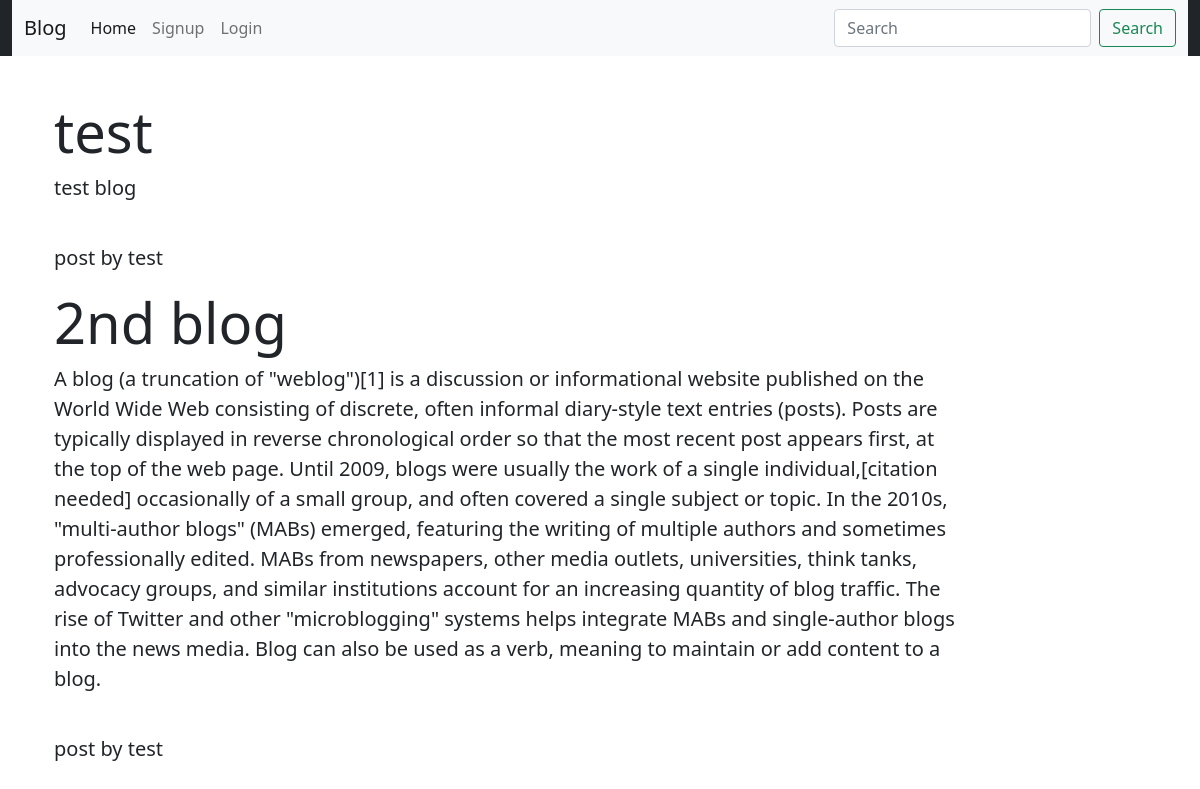
Before: / with the older database file.
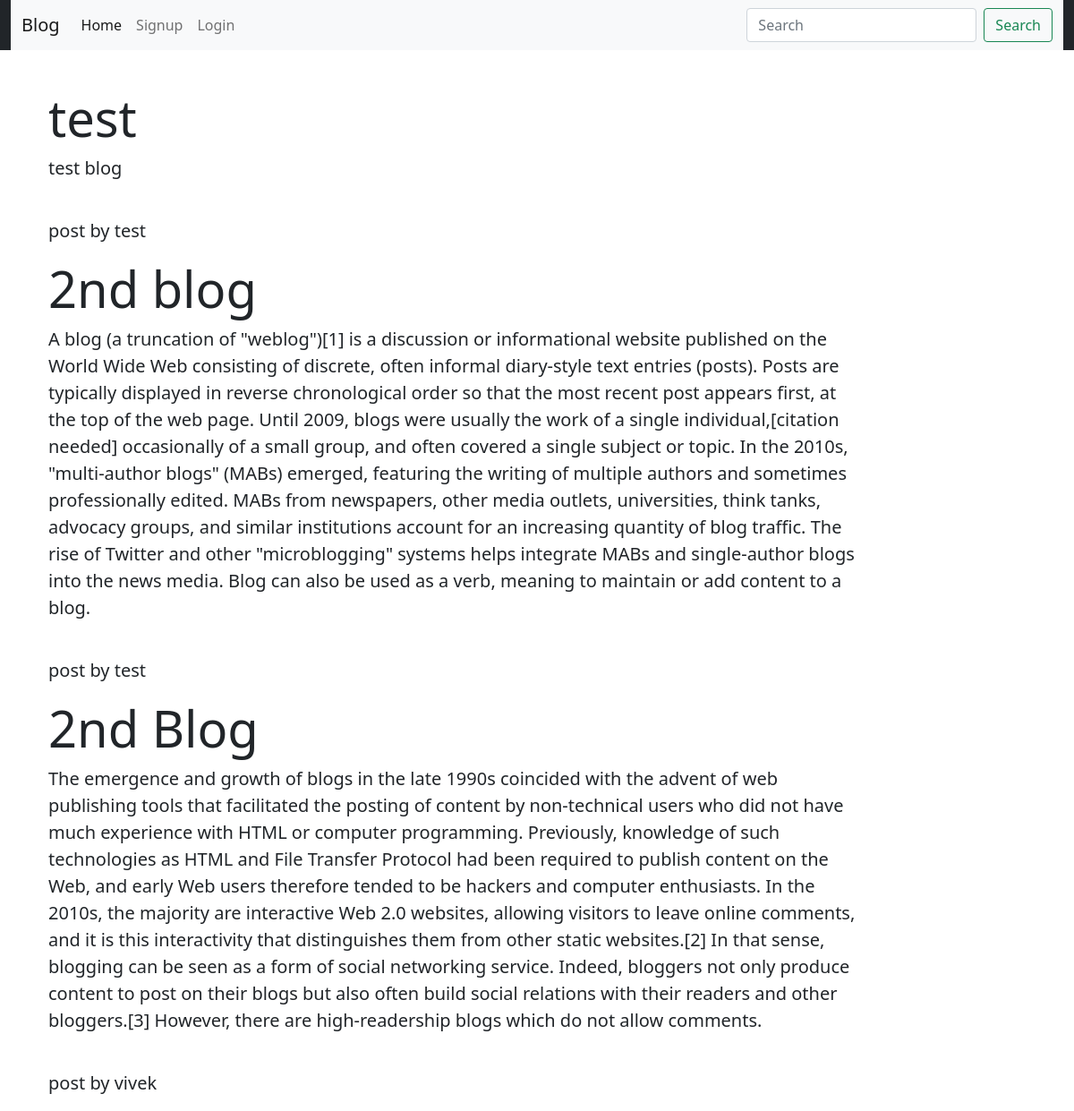
After: the same page with the newer database file.
### app/models.py (models this page shows)
class Blog(models.Model):
    user=models.ForeignKey(User,on_delete=models.CASCADE)
    title=models.CharField(max_length=200)
    discription=models.TextField()

### app/views.py (the view)
# urls.py: path("",Home.as_view(),name="home"),
class Home(TemplateView):
    template_name="app/home.html"
    blog=Blog.objects.all()
    def get_context(self,request,*args,**kwargs):
        context={}
        context["blog"]=self.blog
        return context
    def get(self,request,*args,**kwargs):
        return render(request,self.template_name,self.get_context(request,*args,**kwargs))

### app/templates/app/home.html
{% include "app/base.html" %}
{% load static %}
{% block content %}
    <div class="col-sm-10">
        <h3 class="text-white">Home Page</h3>
    {% for b in blog %}
    <div class="jumbotron jumbotron-fluid jumbo-color mb-3">
        <div class="container">
            <h1 class="display-4 font-weight-bold">{{b.title}}</h1>
            <p class="lead">{{b.discription}}</p><br>
            <small class="lead mt-2">post by {{b.user}}</small>
        </div>
    </div>
    {% endfor %}
    </div>
{% endblock content %}

Changed rows visible on the page:
added Blog: title "2nd Blog", discription "The emergence and growth of blogs in the late 1990s coincided with the advent of web publishing tools that facilitated the posting of content by non-technical users who did not have much experience with HTML or computer programming. Previously, knowledge of such technologies as HTML and File Transfer Protocol had been required to publish content on the Web, and early Web users therefore tended to be hackers and computer enthusiasts. In the 2010s, the majority are interactive Web 2.0 websites, allowing visitors to leave online comments, and it is this interactivity that distinguishes them from other static websites.[2] In that sense, blogging can be seen as a form of social networking…", user "vivek"
